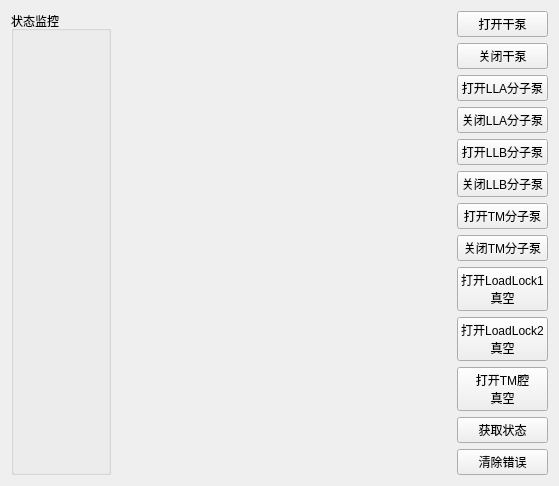
<?xml version="1.0" encoding="UTF-8"?>
<ui version="4.0">
 <class>FortrendPumpSubsystem</class>
 <widget class="QWidget" name="FortrendPumpSubsystem">
  <property name="geometry">
   <rect>
    <x>0</x>
    <y>0</y>
    <width>559</width>
    <height>435</height>
   </rect>
  </property>
  <property name="windowTitle">
   <string>Form</string>
  </property>
  <layout class="QHBoxLayout" name="horizontalLayout">
   <item>
    <layout class="QVBoxLayout" name="verticalLayout_2">
     <item>
      <widget class="QGroupBox" name="states_group">
       <property name="minimumSize">
        <size>
         <width>100</width>
         <height>50</height>
        </size>
       </property>
       <property name="title">
        <string>状态监控</string>
       </property>
       <layout class="QGridLayout" name="inputs_layout">
        <item row="0" column="0">
         <layout class="QVBoxLayout" name="verticalLayout">
          <item>
           <layout class="QGridLayout" name="operation_state_gridLayout"/>
          </item>
         </layout>
        </item>
        <item row="2" column="0">
         <spacer name="verticalSpacer_2">
          <property name="orientation">
           <enum>Qt::Vertical</enum>
          </property>
          <property name="sizeHint" stdset="0">
           <size>
            <width>20</width>
            <height>40</height>
           </size>
          </property>
         </spacer>
        </item>
       </layout>
      </widget>
     </item>
    </layout>
   </item>
   <item>
    <layout class="QHBoxLayout" name="center_layout"/>
   </item>
   <item>
    <spacer name="horizontalSpacer">
     <property name="orientation">
      <enum>Qt::Horizontal</enum>
     </property>
     <property name="sizeHint" stdset="0">
      <size>
       <width>200</width>
       <height>20</height>
      </size>
     </property>
    </spacer>
   </item>
   <item>
    <layout class="QVBoxLayout" name="right_verticalLayout">
     <property name="sizeConstraint">
      <enum>QLayout::SetFixedSize</enum>
     </property>
     <item>
      <widget class="QPushButton" name="mechanical_open_btn">
       <property name="minimumSize">
        <size>
         <width>0</width>
         <height>0</height>
        </size>
       </property>
       <property name="text">
        <string>打开干泵</string>
       </property>
      </widget>
     </item>
     <item>
      <widget class="QPushButton" name="mechanical_close_btn">
       <property name="minimumSize">
        <size>
         <width>0</width>
         <height>0</height>
        </size>
       </property>
       <property name="text">
        <string>关闭干泵</string>
       </property>
      </widget>
     </item>
     <item>
      <widget class="QPushButton" name="molecular_open_lla_btn">
       <property name="minimumSize">
        <size>
         <width>0</width>
         <height>0</height>
        </size>
       </property>
       <property name="text">
        <string>打开LLA分子泵</string>
       </property>
      </widget>
     </item>
     <item>
      <widget class="QPushButton" name="molecular_close_lla_btn">
       <property name="minimumSize">
        <size>
         <width>0</width>
         <height>0</height>
        </size>
       </property>
       <property name="text">
        <string>关闭LLA分子泵</string>
       </property>
      </widget>
     </item>
     <item>
      <widget class="QPushButton" name="molecular_open_llb_btn">
       <property name="minimumSize">
        <size>
         <width>0</width>
         <height>0</height>
        </size>
       </property>
       <property name="text">
        <string>打开LLB分子泵</string>
       </property>
      </widget>
     </item>
     <item>
      <widget class="QPushButton" name="molecular_close_llb_btn">
       <property name="minimumSize">
        <size>
         <width>0</width>
         <height>0</height>
        </size>
       </property>
       <property name="text">
        <string>关闭LLB分子泵</string>
       </property>
      </widget>
     </item>
     <item>
      <widget class="QPushButton" name="molecular_open_tm_btn">
       <property name="minimumSize">
        <size>
         <width>0</width>
         <height>0</height>
        </size>
       </property>
       <property name="text">
        <string>打开TM分子泵</string>
       </property>
      </widget>
     </item>
     <item>
      <widget class="QPushButton" name="molecular_close_tm_btn">
       <property name="minimumSize">
        <size>
         <width>0</width>
         <height>0</height>
        </size>
       </property>
       <property name="text">
        <string>关闭TM分子泵</string>
       </property>
      </widget>
     </item>
     <item>
      <widget class="QPushButton" name="open_loadlock1_vacuum_btn">
       <property name="minimumSize">
        <size>
         <width>0</width>
         <height>0</height>
        </size>
       </property>
       <property name="text">
        <string>打开LoadLock1
真空</string>
       </property>
      </widget>
     </item>
     <item>
      <widget class="QPushButton" name="open_loadlock2_vacuum_btn">
       <property name="minimumSize">
        <size>
         <width>0</width>
         <height>0</height>
        </size>
       </property>
       <property name="text">
        <string>打开LoadLock2
真空</string>
       </property>
      </widget>
     </item>
     <item>
      <widget class="QPushButton" name="open_tm_cavity_vacuum_btn">
       <property name="minimumSize">
        <size>
         <width>0</width>
         <height>0</height>
        </size>
       </property>
       <property name="text">
        <string>打开TM腔
真空</string>
       </property>
      </widget>
     </item>
     <item>
      <widget class="QPushButton" name="generate_btn">
       <property name="text">
        <string>获取状态</string>
       </property>
      </widget>
     </item>
     <item>
      <widget class="QPushButton" name="clear_error_btn">
       <property name="text">
        <string>清除错误</string>
       </property>
      </widget>
     </item>
     <item>
      <spacer name="verticalSpacer">
       <property name="orientation">
        <enum>Qt::Vertical</enum>
       </property>
       <property name="sizeHint" stdset="0">
        <size>
         <width>20</width>
         <height>40</height>
        </size>
       </property>
      </spacer>
     </item>
    </layout>
   </item>
  </layout>
 </widget>
 <resources/>
 <connections/>
</ui>
